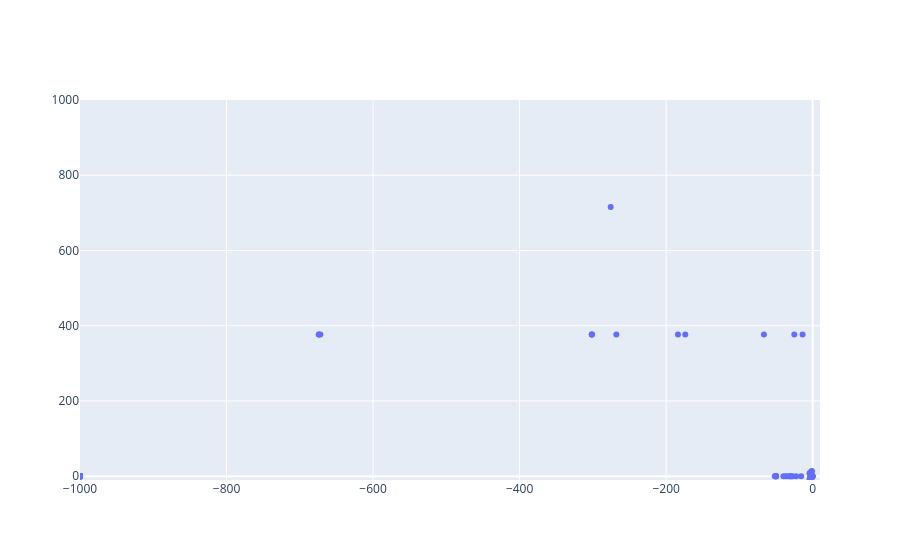

The cell this chart's notebook holds for it:
### Code cell
fig = go.Figure()

fig.add_trace(go.Scatter(x=T_eig["Re"], y=T_eig["Im"], mode="markers"))

fig.update_xaxes(range=[-1000, 10])
fig.update_yaxes(range=[-10, 1000])
fig.show()

### Figure 1 — Plotly figure (JSON) as saved in the notebook; plotly's stock layout.template omitted (floating-point values rounded to 4 significant figures; data arrays with more than 128 entries replaced by an {"elided": "..."} marker saying what was removed)
{"data": [{"mode": "markers", "type": "scatter", "x": {"elided": "429 float values"}, "y": {"elided": "429 float values"}}], "layout": {"xaxis": {"range": [-1000, 10]}, "yaxis": {"range": [-10, 1000]}}}
